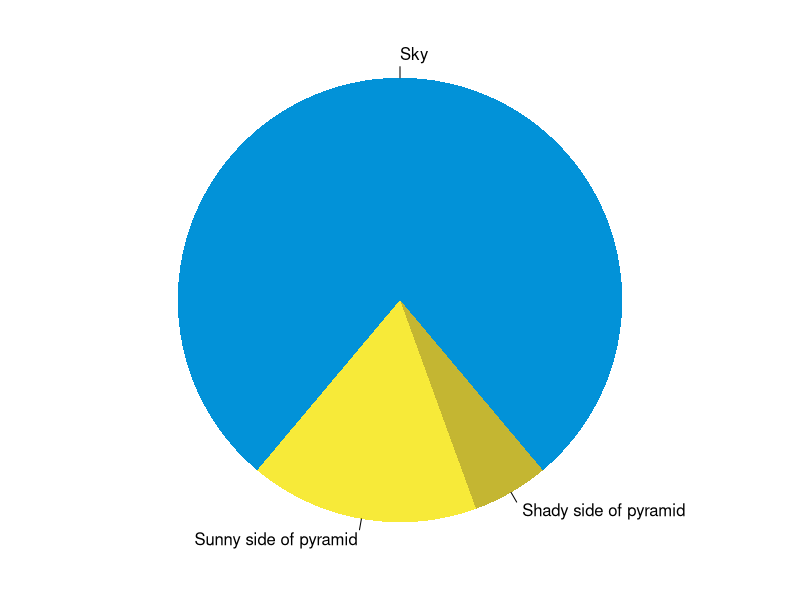

R code for this plot:
## ---- chunk 1
knitr::opts_chunk$set(collapse = TRUE)
## ---- chunk 2
summary(cars)
fit <- lm(dist ~ speed, data = cars)
fit
## ---- chunk 3
par(mar = c(0, 1, 0, 1))
pie(
  c(280, 60, 20),
  c('Sky', 'Sunny side of pyramid', 'Shady side of pyramid'),
  col = c('#0292D8', '#F7EA39', '#C4B632'),
  init.angle = -50, border = NA
)
## ---- chunk 4
library(tidyverse)
